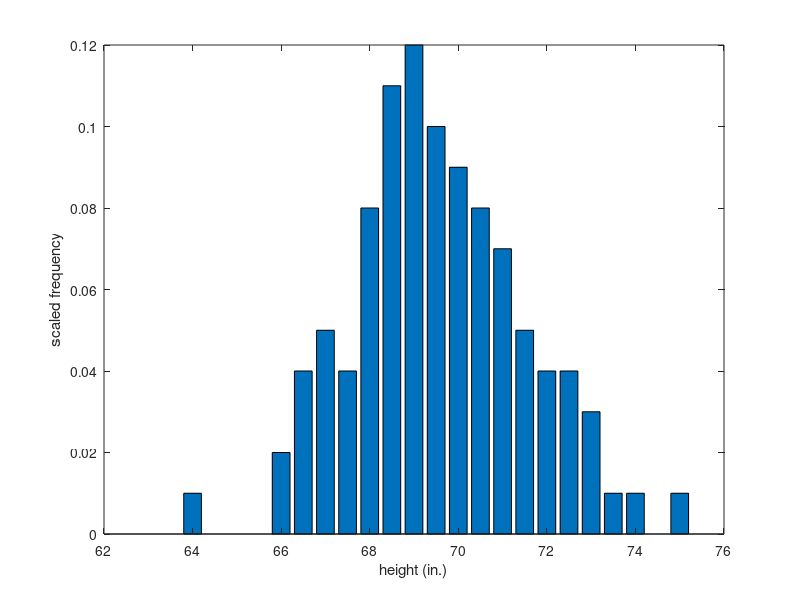

Source code (MATLAB):
y_abs=[1,0,0,0,2,4,5,4,8,11,12,10,9,8,7,5,4,4,3,1,1,0,1]; 
binwidth = 0.5; 
area = binwidth*sum(y_abs); 
y_scaled = binwidth*y_abs/area;
bins = [64:binwidth:75]; 
bar(bins,y_scaled)
ylabel('scaled frequency'),
xlabel('height (in.)')

